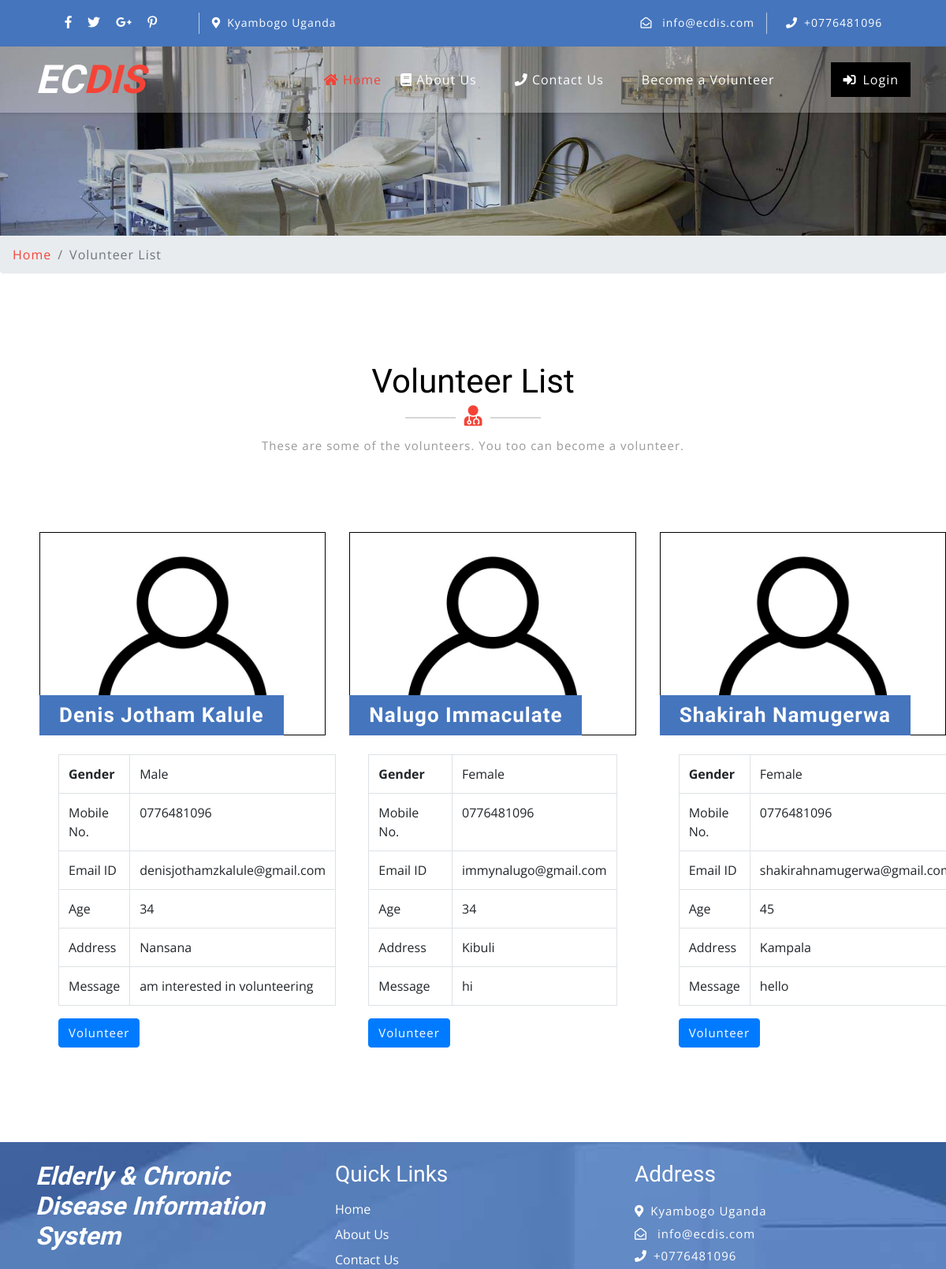
The page /donor-list.php on the database as committed earlier.
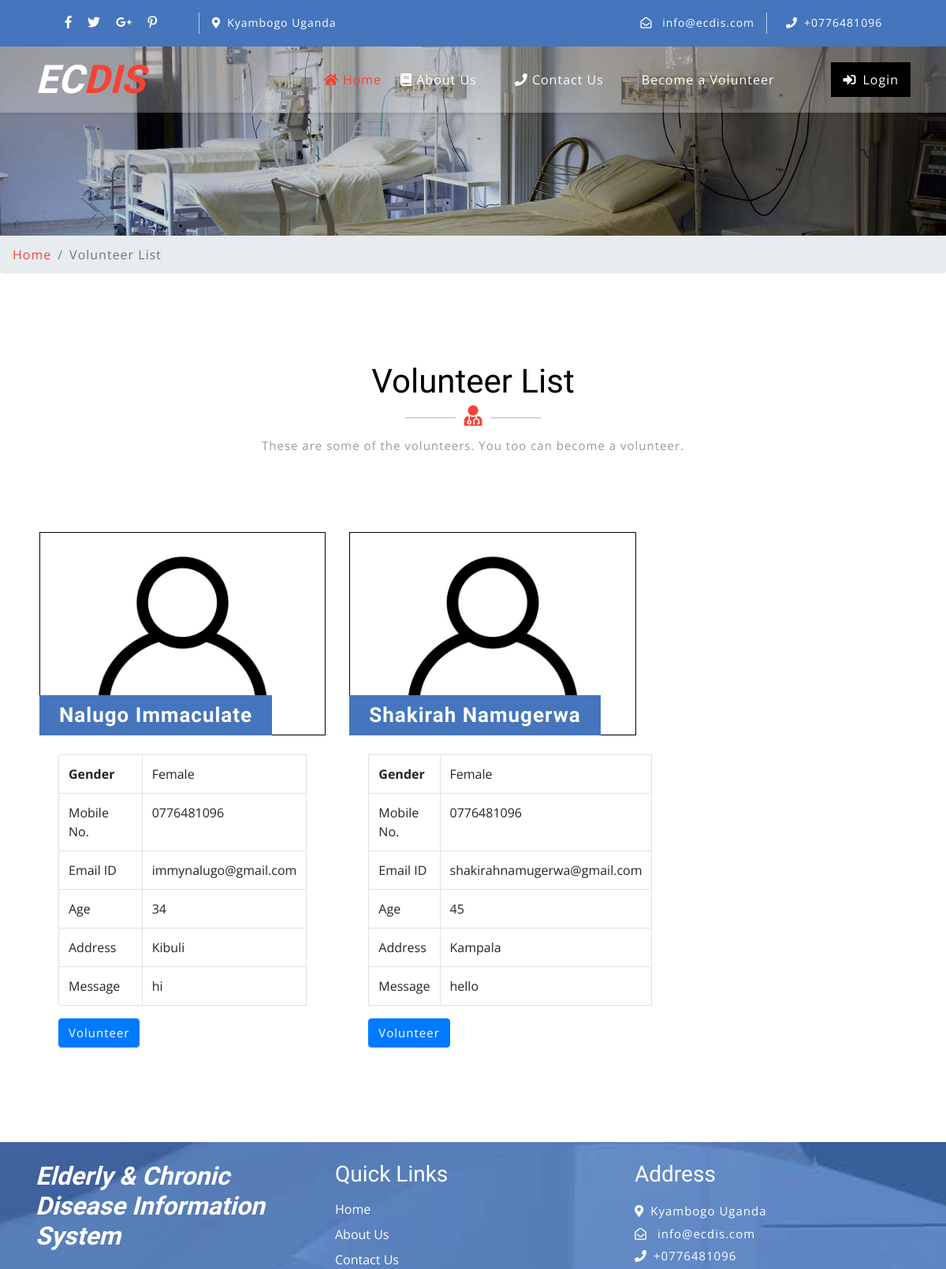
The same page on the database as committed later.
### tables this page shows
CREATE TABLE `tblcontactusinfo` (
  `id` int(11) NOT NULL,
  `Address` tinytext DEFAULT NULL,
  `EmailId` varchar(255) DEFAULT NULL,
  `ContactNo` char(11) DEFAULT NULL
);

CREATE TABLE `tblblooddonars` (
  `id` int(11) NOT NULL,
  `FullName` varchar(100) DEFAULT NULL,
  `MobileNumber` char(11) DEFAULT NULL,
  `EmailId` varchar(100) DEFAULT NULL,
  `Gender` varchar(20) DEFAULT NULL,
  `Age` int(11) DEFAULT NULL,
  `BloodGroup` varchar(20) DEFAULT NULL,
  `Address` varchar(255) DEFAULT NULL,
  `Message` mediumtext DEFAULT NULL,
  `PostingDate` timestamp NOT NULL DEFAULT current_timestamp(),
  `status` int(1) DEFAULT NULL,
  `Password` varchar(250) DEFAULT NULL
);

### donor-list.php (the view, shortened to what this page needs)
<?php
include('includes/config.php');
?>
<!DOCTYPE html>
<html lang="zxx">
<head>
	<link rel="stylesheet" href="css/bootstrap.css">
	<link rel="stylesheet" href="css/style.css" type="text/css" media="all" />
	<link rel="stylesheet" href="css/fontawesome-all.css">
</head>
<body>
	<?php include('includes/header.php');?>
	<div class="inner-banner-w3ls">
	</div>
	<div class="breadcrumb-agile">
		<div aria-label="breadcrumb">
			<ol class="breadcrumb">
				<li class="breadcrumb-item">
					<a href="index.php">Home</a>
				</li>
				<li class="breadcrumb-item active" aria-current="page">Volunteer List</li>
			</ol>
		</div>
	</div>
	<div class="agileits-contact py-5">
		<div class="py-xl-5 py-lg-3">
			<div class="w3ls-titles text-center mb-5">
				<h3 class="title">Volunteer List</h3>
				<span>
					<i class="fas fa-user-md"></i>
				</span>
				<p class="mt-2">These are some of the volunteers. You too can become a volunteer.</p>
			</div>
			<div class="d-flex">
				<div class="row package-grids mt-5" style="padding-left: 50px;">
				<?php
$status=1;
$sql = "SELECT * from tblblooddonars where status=:status";
$query = $dbh -> prepare($sql);
$query->bindParam(':status',$status,PDO::PARAM_STR);
$query->execute();
$results=$query->fetchAll(PDO::FETCH_OBJ);
if($query->rowCount() > 0)
{
foreach($results as $result)
{ ?>
				<div class="col-md-4 pricing">
					<div class="price-top">
							<img src="images/blood-donor.jpg" alt="Blood Donot" style="border:1px #000 solid" class="img-fluid" />
						<h3><?php echo htmlentities($result->FullName);?>
						</h3>
					</div>
					<div class="price-bottom p-4">
<table class="table table-bordered">
    <tbody>
      <tr>
        <th>Gender</th>
        <td><?php echo htmlentities($result->Gender);?></td>
      </tr>
      <tr>
        <td>Mobile No.</td>
        <td><?php echo htmlentities($result->MobileNumber);?></td>
      </tr>
         <tr>
        <td>Email ID</td>
        <td><?php echo htmlentities($result->EmailId);?></td>
      </tr>
               <tr>
        <td>Age</td>
        <td><?php echo htmlentities($result->Age);?></td>
      </tr>
        <tr>
        <td>Address</td>
        <td><?php echo htmlentities($result->Address);?></td>
      </tr>
<tr>
        <td>Message</td>
        <td><?php echo htmlentities($result->Message);?></td>
      </tr>
    </tbody>
</table>
<a class="btn btn-primary" style="color:#fff"  href="contact-blood.php?cid=<?php echo $result->id;?>">Volunteer</a>
					</div>
				</div><br>
			<?php }} ?>
			</div>
			</div>
		</div>
	</div>
	<?php include('includes/footer.php');?>
</body>
</html>

### includes/header.php (shortened to what this page needs)
<header>
    <div class="top-bar py-3">
        <div class="container">
            <div class="row">
                <div class="col-lg-7 top-social-agile">
                    <div class="row">
                        <ul class="col-lg-4 col-6 top-right-info text-center">
                            <li>
                                <a href="#">
                                    <i class="fab fa-facebook-f"></i>
                                </a>
                            </li>
                            <li class="mx-3">
                                <a href="#">
                                    <i class="fab fa-twitter"></i>
                                </a>
                            </li>
                            <li>
                                <a href="#">
                                    <i class="fab fa-google-plus-g"></i>
                                </a>
                            </li>
                            <li class="ml-3">
                                <a href="#">
                                    <i class="fab fa-pinterest-p"></i>
                                </a>
                            </li>
                        </ul><?php
                        $sql = "SELECT * from tblcontactusinfo";
                        $query = $dbh -> prepare($sql);
                        $query->execute();
                        $results=$query->fetchAll(PDO::FETCH_OBJ);
                        if($query->rowCount() > 0)
                        {
                        foreach($results as $result)
                        { ?>
                        <div class="col-6 header-top_w3layouts pl-3 text-lg-left text-center">
                            <p class="text-white">
                                <i class="fas fa-map-marker-alt mr-2"></i><?php  echo $result->Address; ?></p>
                        </div>
                    </div>
                </div>
                <div class="col-lg-5 top-social-agile text-lg-right text-center">
                    <div class="row">
                        <div class="col-lg-7 col-6 top-w3layouts">
                            <p class="text-white">
                                <i class="far fa-envelope-open mr-2"></i>
                                <a href="mailto:info@example.com" class="text-white"><?php  echo $result->EmailId; ?></a>
                            </p>
                        </div>
                        <div class="col-lg-5 col-6 header-w3layouts pl-4 text-lg-left">
                            <p class="text-white">
                                <i class="fas fa-phone mr-2"></i>+<?php  echo $result->ContactNo; ?></p>
                        </div>
                    </div><?php } } ?>
                </div>
            </div>
        </div>
    </div>
</header>
<div id="home">
    <div class="main-top py-1">
        <nav class="navbar navbar-expand-lg navbar-light fixed-navi">
            <div class="container">
                <h1>
                    <a class="navbar-brand font-weight-bold font-italic" href="index.php">
                        <span>EC</span>DIS
                    </a>
                </h1>
                <div class="collapse navbar-collapse text-center" id="navbarSupportedContent">
                    <ul class="navbar-nav ml-lg-auto">
                        <li class="nav-item active mt-lg-0 mt-3">
                            <a class="nav-link" href="index.php"><i class="fa fa-home" aria-hidden="true"></i> Home
                            </a>
                        </li>
                        <li class="nav-item mx-lg-4 my-lg-0 my-3">
                            <a class="nav-link" href="about.php"> <i class="fa fa-book" aria-hidden="true"></i> About Us</a>
                        </li>
                        <li class="nav-item mx-lg-4 my-lg-0 my-3">
                            <a class="nav-link" href="contact.php"> <i class="fa fa-phone" aria-hidden="true"></i> Contact Us</a>
                        </li>
                        <?php if (strlen($_SESSION['bbdmsdid']==0)) {?>
                        <li class="nav-item mx-lg-4 my-lg-0 my-3">
                            <a class="nav-link" href="sign-up.php">Become a Volunteer</a>
                        </li>
                    </ul>
                    <a href="login.php" class="login-button ml-lg-5 mt-lg-0 mt-4 mb-lg-0 mb-3" >
                        <i class="fas fa-sign-in-alt mr-2"></i>Login</a><?php } ?>
                </div>
            </div>
        </nav>
    </div>
</div>

### includes/footer.php (shortened to what this page needs)
<footer>
  <div class="container w3ls-footer-grids pt-sm-4 pt-3">
    <div class="row">
      <div class="col-md-4">
        <h2 class="mb-sm-3 mb-2">
          <a href="index.php" class="text-white font-italic font-weight-bold">
            <span>Elderly & </span>Chronic Disease Information System
          </a>
        </h2>
      </div>
      <div class="col-md-4">
      <h3 class="mb-sm-3 mb-2 text-white">Quick Links</h3>
            <div class="nav-w3-l">
              <ul class="list-unstyled">
                <li>
                  <a href="index.php" class="text-white">Home</a>
                </li>
                <li class="mt-2">
                  <a href="about.php" class="text-white">About Us</a>
                </li>
                <li class="mt-2">
                  <a href="contact.php" class="text-white">Contact Us</a>
                </li>
              </ul>
            </div>
      </div>
      <div class="col-md-4">
      <h3 class="mb-sm-3 mb-2 text-white">Address</h3>
        <?php
        $sql = "SELECT * from tblcontactusinfo";
        $query = $dbh -> prepare($sql);
        $query->execute();
        $results=$query->fetchAll(PDO::FETCH_OBJ);
        if($query->rowCount() > 0)
        {
          foreach($results as $result){
            ?>
            <p class="text-white">
              <i class="fas fa-map-marker-alt mr-2"></i><?php  echo $result->Address; ?>
            </p>
            <p class="text-white">
                <i class="far fa-envelope-open mr-2"></i>
                <a href="mailto:info@example.com" class="text-white"><?php  echo $result->EmailId; ?></a>
            </p>
            <p class="text-white">
               <i class="fas fa-phone mr-2"></i>+<?php  echo $result->ContactNo; ?>
            </p>
            <?php
          }
        }
        ?>
      </div>
    </div>
  </div>
</footer>

### css/style.css (style rules this page uses)
body { padding: 0; margin: 0; background: #FFF; font-family: 'Open Sans', sans-serif; }
body a { transition: 0.5s all; -webkit-transition: 0.5s all; -moz-transition: 0.5s all; -o-transition: 0.5s all; -ms-transition: 0.5s all; text-decoration: none; }
h1, h2, h3, h4, h5, h6 { margin: 0; padding: 0; font-family: 'Roboto Condensed', sans-serif; }
p { margin: 0; padding: 0; font-family: 'Open Sans', sans-serif; font-size: 15px; letter-spacing: 1px; line-height: 1.9; color: #999; }
ul, ol { margin: 0; padding: 0; }
.top-bar { background: #4575bd; }
.top-right-info li i { color: #fff; transition: 0.5s all; -webkit-transition: 0.5s all; -moz-transition: 0.5s all; -o-transition: 0.5s all; -ms-transition: 0.5s all; }
.top-right-info li { display: inline-block; }
.header-top_w3layouts p, .header-w3layouts p, .top-w3layouts p { font-size: 14px; }
.header-top_w3layouts, .header-w3layouts { border-left: 1px solid rgba(255, 255, 255, 0.63); }
div#home { position: relative; }
.main-top { position: absolute; z-index: 999; width: 100%; background: rgba(255, 255, 255, 0.26); box-shadow: 0 2px 3px 0 rgba(0, 0, 0, 0.1); -webkit-transition: background-color .1s ease-in-out; -moz-transition: background-color .1s ease-in-out; -ms-transition: background-color .1s ease-in-out; -o-transition: background-color .1s ease-in-out; transition: background-color .1s ease-in-out; }
.navbar-light .navbar-nav .nav-link { padding: 0; color: #fff; background: transparent; font-size: 16px; letter-spacing: 1px; }
.navbar-light .navbar-nav .show>.nav-link, .navbar-light .navbar-nav .active>.nav-link, .navbar-light .navbar-nav .nav-link.show, .navbar-light .navbar-nav .nav-link.active, .navbar-light .navbar-nav .nav-link:hover, .navbar-light .navbar-nav .nav-link:focus { color: #f44336; }
nav.fixed-navi ul { list-style: none; margin: 0; padding: 0; }
nav.fixed-navi ul li { float: left; }
a.navbar-brand { color: #f44336; font-size: 50px; padding: 0; }
.navbar-light .navbar-brand, .navbar-light .navbar-brand:hover, .navbar-light .navbar-brand:focus, .w3l-footer h2 a span { color: #f44336; }
a.navbar-brand span { color: #fff; }
a.login-button { color: #fff; letter-spacing: 1px; font-size: 16px; padding: 10px 15px; background: #000; display: inline-block; }
h3.title { color: #000; font-size: 42px; }
.w3ls-titles span { position: relative; }
.w3ls-titles span:before { content: " "; background: #d6d6d6; width: 64px; height: 2px; position: absolute; top: 9px; left: -75px; }
.w3ls-titles span:after { content: " "; background: #d6d6d6; width: 64px; height: 2px; position: absolute; top: 9px; right: -75px; }
.w3ls-titles i { color: #f44336; font-size: 26px; margin-top: 5px; }
.pricing { -webkit-transition: all 0.5s; -moz-transition: all 0.5s; -o-transition: all 0.5s; -ms-transition: all 0.5s; transition: all 0.5s; }
.price-top { position: relative; }
.price-top h3 { font-size: 26px; color: #fff; position: absolute; background: #4575bd; padding: 10px 25px; bottom: 0; letter-spacing: 1px; text-align: center; font-weight: 600; }
.price-bottom { background: #fff; }
.price-bottom a { color: #999; letter-spacing: 1px; font-size: 15px; }
footer { background: url(../images/bg3.jpg) no-repeat center fixed; background-size: cover; -webkit-background-size: cover; -moz-background-size: cover; -o-background-size: cover; -moz-background-size: cover; }
.inner-banner-w3ls { background: url(../images/banner3.jpg) no-repeat center; background-size: cover; -webkit-background-size: cover; -moz-background-size: cover; -o-background-size: cover; -moz-background-size: cover; height: 20vw; }
.breadcrumb li a { color: #f44336; }
.breadcrumb li { letter-spacing: 1px; color: #000; }

Rows that differ between the two databases and show on the page:
no longer on this page (row edited): tblblooddonars: FullName "Denis Jotham Kalule", Gender "Male", MobileNumber "0776481096", EmailId "denisjothamzkalule@gmail.com", Age "34", Address "Nansana", Message "am interested in volunteering"
